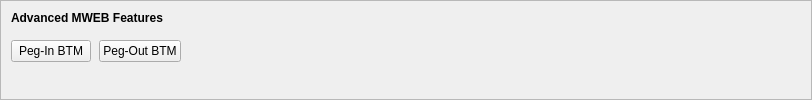
    <widget class="QFrame" name="frameMWEBFeatures">
     <property name="sizePolicy">
      <sizepolicy hsizetype="Expanding" vsizetype="Expanding">
       <horstretch>0</horstretch>
       <verstretch>0</verstretch>
      </sizepolicy>
     </property>
     <property name="maximumSize">
      <size>
       <width>16777215</width>
       <height>16777215</height>
      </size>
     </property>
     <property name="frameShape">
      <enum>QFrame::StyledPanel</enum>
     </property>
     <property name="frameShadow">
      <enum>QFrame::Sunken</enum>
     </property>
     <layout class="QVBoxLayout" name="verticalLayoutMWEBFeatures2">
      <property name="spacing">
       <number>0</number>
      </property>
      <property name="leftMargin">
       <number>0</number>
      </property>
      <property name="topMargin">
       <number>0</number>
      </property>
      <property name="rightMargin">
       <number>0</number>
      </property>
      <property name="bottomMargin">
       <number>6</number>
      </property>
      <item>
       <layout class="QVBoxLayout" name="verticalLayoutMWEBFeatures" stretch="0,0,1">
        <property name="spacing">
         <number>0</number>
        </property>
        <property name="leftMargin">
         <number>10</number>
        </property>
        <property name="topMargin">
         <number>10</number>
        </property>
        <item>
         <layout class="QHBoxLayout" name="horizontalLayoutMWEBFeatures1">
          <property name="bottomMargin">
           <number>15</number>
          </property>
          <item>
           <widget class="QLabel" name="labelMWEBFeatures">
            <property name="sizePolicy">
             <sizepolicy hsizetype="Preferred" vsizetype="Maximum">
              <horstretch>0</horstretch>
              <verstretch>0</verstretch>
             </sizepolicy>
            </property>
            <property name="font">
             <font>
              <weight>75</weight>
              <bold>true</bold>
             </font>
            </property>
            <property name="styleSheet">
             <string notr="true">font-weight:bold;</string>
            </property>
            <property name="text">
             <string>Advanced MWEB Features</string>
            </property>
           </widget>
          </item>
         </layout>
        </item>
        <item>
         <layout class="QHBoxLayout" name="horizontalLayoutMWEBFeatures2" stretch="0,0,0">
          <property name="spacing">
           <number>8</number>
          </property>
          <property name="bottomMargin">
           <number>10</number>
          </property>
          <item>
           <widget class="QPushButton" name="pushButtonMWEBPegIn">
            <property name="styleSheet">
             <string notr="true"/>
            </property>
            <property name="text">
             <string>Peg-In BTM</string>
            </property>
            <property name="checkable">
             <bool>true</bool>
            </property>
            <property name="autoDefault">
             <bool>false</bool>
            </property>
           </widget>
          </item>
          <item>
           <widget class="QPushButton" name="pushButtonMWEBPegOut">
            <property name="styleSheet">
             <string notr="true"/>
            </property>
            <property name="text">
             <string>Peg-Out BTM</string>
            </property>
            <property name="checkable">
             <bool>true</bool>
            </property>
            <property name="autoDefault">
             <bool>false</bool>
            </property>
           </widget>
          </item>
          <item>
           <spacer name="horizontalSpacerMWEBFeatures">
            <property name="orientation">
             <enum>Qt::Horizontal</enum>
            </property>
            <property name="sizeHint" stdset="0">
             <size>
              <width>40</width>
              <height>1</height>
             </size>
            </property>
           </spacer>
          </item>
         </layout>
        </item>
        <item>
         <spacer name="verticalSpacerMWEBFeatures">
          <property name="orientation">
           <enum>Qt::Vertical</enum>
          </property>
          <property name="sizeHint" stdset="0">
           <size>
            <width>800</width>
            <height>1</height>
           </size>
          </property>
         </spacer>
        </item>
       </layout>
      </item>
     </layout>
    </widget>
